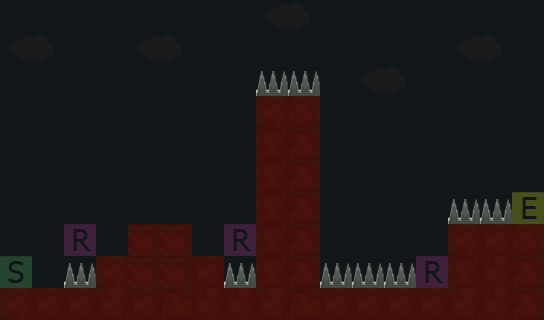

Tiled map render using the project's own tile images. Description and the map definition, with tile-layer contents summarised, below:
An orthogonal 17x10 tile map with 32x32 px tiles, 3 tile layers (collisions, terain, mecanisme), 5 tilesets.

<map version="1.0" orientation="orthogonal" width="17" height="10" tilewidth="32" tileheight="32">
 <tileset firstgid="1" name="leveltileset" tilewidth="32" tileheight="32">
  <image source="tiles.png" trans="000000" width="96" height="192" />
  <tile id="1">
   <properties>
    <property name="block" value="1" />
   </properties>
  </tile>
 </tileset>
 <tileset firstgid="19" name="editor" tilewidth="32" tileheight="32">
  <image source="editor.png" trans="ffffff" width="96" height="192" />
  <tile id="0">
   <properties>
    <property name="block" value="1" />
   </properties>
  </tile>
  <tile id="3">
   <properties>
    <property name="start" value="1" />
   </properties>
  </tile>
  <tile id="4">
   <properties>
    <property name="end" value="1" />
   </properties>
  </tile>
  <tile id="5">
   <properties>
    <property name="ruban" value="1" />
   </properties>
  </tile>
 </tileset>
 <tileset firstgid="37" name="tilessid" tilewidth="32" tileheight="32">
  <image source="tilessid.png" width="128" height="192" />
 </tileset>
 <tileset firstgid="61" name="meca" tilewidth="32" tileheight="32">
  <image source="meca.png" width="128" height="192" />
  <tile id="0">
   <properties>
    <property name="die" value="1" />
   </properties>
  </tile>
 </tileset>
 <tileset firstgid="85" name="tilesnuage" tilewidth="32" tileheight="32">
  <image source="tilesnuage.png" width="128" height="192" />
 </tileset>
 <layer name="collisions" width="17" height="10" opacity="0.27">
  <properties>
   <property name="blocked" value="1" />
  </properties>
  <data>[170 cells, 46 non-empty, 4 distinct tile ids]</data>
 </layer>
 <layer name="terain" width="17" height="10" opacity="0.11">
  <data>[170 cells, 170 non-empty, 12 distinct tile ids]</data>
 </layer>
 <layer name="mecanisme" width="17" height="10">
  <data>[170 cells, 9 non-empty, 1 distinct tile ids]</data>
 </layer>
</map>
